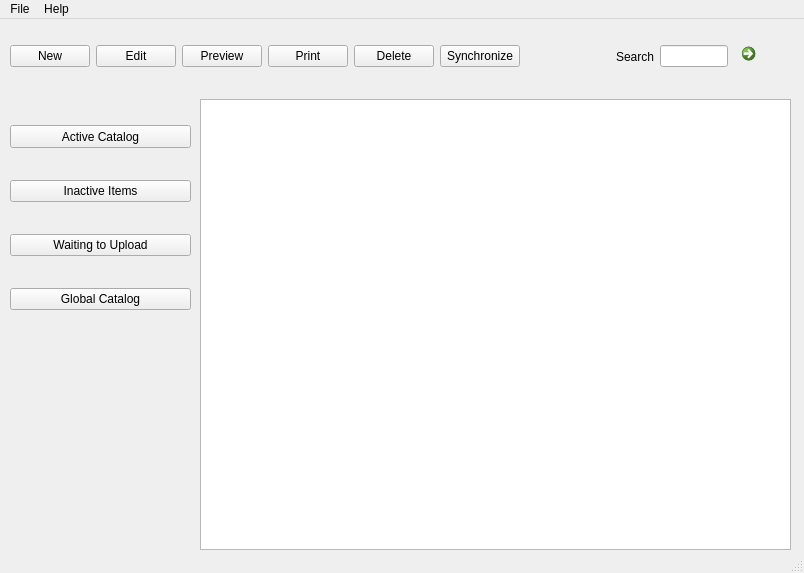
<?xml version="1.0" encoding="UTF-8"?>
<ui version="4.0">
 <class>HSMainWindow</class>
 <widget class="QMainWindow" name="HSMainWindow">
  <property name="geometry">
   <rect>
    <x>0</x>
    <y>0</y>
    <width>804</width>
    <height>573</height>
   </rect>
  </property>
  <property name="sizePolicy">
   <sizepolicy hsizetype="Fixed" vsizetype="Fixed">
    <horstretch>0</horstretch>
    <verstretch>0</verstretch>
   </sizepolicy>
  </property>
  <property name="mouseTracking">
   <bool>true</bool>
  </property>
  <property name="contextMenuPolicy">
   <enum>Qt::CustomContextMenu</enum>
  </property>
  <property name="windowTitle">
   <string>MainWindow</string>
  </property>
  <property name="tabShape">
   <enum>QTabWidget::Rounded</enum>
  </property>
  <property name="unifiedTitleAndToolBarOnMac">
   <bool>false</bool>
  </property>
  <widget class="QWidget" name="centralwidget">
   <property name="mouseTracking">
    <bool>true</bool>
   </property>
   <widget class="QWidget" name="verticalLayoutWidget">
    <property name="geometry">
     <rect>
      <x>10</x>
      <y>80</y>
      <width>181</width>
      <height>241</height>
     </rect>
    </property>
    <layout class="QVBoxLayout" name="verticalLayout">
     <item>
      <widget class="QPushButton" name="active_cat_button">
       <property name="sizePolicy">
        <sizepolicy hsizetype="Minimum" vsizetype="MinimumExpanding">
         <horstretch>0</horstretch>
         <verstretch>0</verstretch>
        </sizepolicy>
       </property>
       <property name="maximumSize">
        <size>
         <width>16777215</width>
         <height>23</height>
        </size>
       </property>
       <property name="text">
        <string>Active Catalog</string>
       </property>
       <property name="checkable">
        <bool>false</bool>
       </property>
       <attribute name="buttonGroup">
        <string notr="true">main_view_group</string>
       </attribute>
      </widget>
     </item>
     <item>
      <widget class="QPushButton" name="inactive_cat_button">
       <property name="text">
        <string>Inactive Items</string>
       </property>
       <attribute name="buttonGroup">
        <string notr="true">main_view_group</string>
       </attribute>
      </widget>
     </item>
     <item>
      <widget class="QPushButton" name="pend_upload_button">
       <property name="text">
        <string>Waiting to Upload</string>
       </property>
       <attribute name="buttonGroup">
        <string notr="true">main_view_group</string>
       </attribute>
      </widget>
     </item>
     <item>
      <widget class="QPushButton" name="global_button">
       <property name="text">
        <string>Global Catalog</string>
       </property>
       <attribute name="buttonGroup">
        <string notr="true">main_view_group</string>
       </attribute>
      </widget>
     </item>
    </layout>
   </widget>
   <widget class="QWidget" name="horizontalLayoutWidget">
    <property name="geometry">
     <rect>
      <x>10</x>
      <y>0</y>
      <width>892</width>
      <height>75</height>
     </rect>
    </property>
    <layout class="QHBoxLayout" name="horizontalLayout">
     <item>
      <widget class="QPushButton" name="newprod_button">
       <property name="sizePolicy">
        <sizepolicy hsizetype="Minimum" vsizetype="Fixed">
         <horstretch>0</horstretch>
         <verstretch>0</verstretch>
        </sizepolicy>
       </property>
       <property name="text">
        <string>New</string>
       </property>
      </widget>
     </item>
     <item>
      <widget class="QPushButton" name="edit_button">
       <property name="sizePolicy">
        <sizepolicy hsizetype="Minimum" vsizetype="Fixed">
         <horstretch>0</horstretch>
         <verstretch>0</verstretch>
        </sizepolicy>
       </property>
       <property name="text">
        <string>Edit</string>
       </property>
      </widget>
     </item>
     <item>
      <widget class="QPushButton" name="preview_button">
       <property name="sizePolicy">
        <sizepolicy hsizetype="Minimum" vsizetype="Fixed">
         <horstretch>0</horstretch>
         <verstretch>0</verstretch>
        </sizepolicy>
       </property>
       <property name="text">
        <string>Preview</string>
       </property>
      </widget>
     </item>
     <item>
      <widget class="QPushButton" name="print_button">
       <property name="sizePolicy">
        <sizepolicy hsizetype="Minimum" vsizetype="Fixed">
         <horstretch>0</horstretch>
         <verstretch>0</verstretch>
        </sizepolicy>
       </property>
       <property name="text">
        <string>Print</string>
       </property>
      </widget>
     </item>
     <item>
      <widget class="QPushButton" name="delete_button">
       <property name="sizePolicy">
        <sizepolicy hsizetype="Minimum" vsizetype="Fixed">
         <horstretch>0</horstretch>
         <verstretch>0</verstretch>
        </sizepolicy>
       </property>
       <property name="text">
        <string>Delete</string>
       </property>
      </widget>
     </item>
     <item>
      <widget class="QPushButton" name="synch_button">
       <property name="sizePolicy">
        <sizepolicy hsizetype="Minimum" vsizetype="Fixed">
         <horstretch>0</horstretch>
         <verstretch>0</verstretch>
        </sizepolicy>
       </property>
       <property name="text">
        <string>Synchronize</string>
       </property>
       <property name="icon">
        <iconset>
         <normaloff>2018-02-05 11_26_18-Turbo Lister.png</normaloff>2018-02-05 11_26_18-Turbo Lister.png</iconset>
       </property>
       <property name="iconSize">
        <size>
         <width>40</width>
         <height>40</height>
        </size>
       </property>
       <property name="flat">
        <bool>false</bool>
       </property>
      </widget>
     </item>
     <item>
      <spacer name="horizontalSpacer">
       <property name="orientation">
        <enum>Qt::Horizontal</enum>
       </property>
       <property name="sizeType">
        <enum>QSizePolicy::Fixed</enum>
       </property>
       <property name="sizeHint" stdset="0">
        <size>
         <width>90</width>
         <height>20</height>
        </size>
       </property>
      </spacer>
     </item>
     <item>
      <layout class="QHBoxLayout" name="horizontalLayout_4">
       <item>
        <widget class="QLabel" name="search_lbl">
         <property name="text">
          <string>Search</string>
         </property>
        </widget>
       </item>
       <item>
        <widget class="QLineEdit" name="search_box"/>
       </item>
       <item>
        <widget class="QCommandLinkButton" name="search_btn">
         <property name="sizePolicy">
          <sizepolicy hsizetype="Maximum" vsizetype="Fixed">
           <horstretch>0</horstretch>
           <verstretch>0</verstretch>
          </sizepolicy>
         </property>
         <property name="text">
          <string/>
         </property>
        </widget>
       </item>
      </layout>
     </item>
    </layout>
   </widget>
   <widget class="QTableView" name="catalog_table">
    <property name="geometry">
     <rect>
      <x>200</x>
      <y>80</y>
      <width>591</width>
      <height>451</height>
     </rect>
    </property>
    <property name="mouseTracking">
     <bool>true</bool>
    </property>
    <property name="contextMenuPolicy">
     <enum>Qt::CustomContextMenu</enum>
    </property>
    <property name="sortingEnabled">
     <bool>true</bool>
    </property>
    <attribute name="verticalHeaderVisible">
     <bool>false</bool>
    </attribute>
   </widget>
  </widget>
  <widget class="QMenuBar" name="menubar">
   <property name="geometry">
    <rect>
     <x>0</x>
     <y>0</y>
     <width>804</width>
     <height>21</height>
    </rect>
   </property>
   <widget class="QMenu" name="menuFile">
    <property name="title">
     <string>File</string>
    </property>
    <widget class="QMenu" name="menuNew">
     <property name="title">
      <string>New</string>
     </property>
     <addaction name="actionNewItem"/>
     <addaction name="actionTemplate"/>
    </widget>
    <widget class="QMenu" name="menuSynchronize">
     <property name="title">
      <string>Synchronize</string>
     </property>
     <addaction name="actionAll_Items"/>
     <addaction name="actionCheck_for_New_Items"/>
     <addaction name="actionUpload_Waiting_Items"/>
    </widget>
    <widget class="QMenu" name="menuLoad">
     <property name="title">
      <string>Load</string>
     </property>
     <addaction name="actionInventory_CSV"/>
    </widget>
    <widget class="QMenu" name="menuExport_CSV">
     <property name="title">
      <string>Export CSV</string>
     </property>
     <addaction name="actionActive_Catalog"/>
     <addaction name="actionInactive_Items"/>
     <addaction name="actionGlobal_Catalog"/>
    </widget>
    <addaction name="menuNew"/>
    <addaction name="menuLoad"/>
    <addaction name="menuExport_CSV"/>
    <addaction name="actionClose"/>
    <addaction name="separator"/>
    <addaction name="menuSynchronize"/>
   </widget>
   <widget class="QMenu" name="menuHelp">
    <property name="title">
     <string>Help</string>
    </property>
    <addaction name="actionN_A"/>
   </widget>
   <addaction name="menuFile"/>
   <addaction name="menuHelp"/>
  </widget>
  <widget class="QStatusBar" name="statusbar"/>
  <action name="actionNewItem">
   <property name="text">
    <string>Item</string>
   </property>
  </action>
  <action name="actionTemplate">
   <property name="text">
    <string>Template</string>
   </property>
  </action>
  <action name="actionClose">
   <property name="text">
    <string>Close</string>
   </property>
  </action>
  <action name="actionAll_Items">
   <property name="text">
    <string>All Items</string>
   </property>
  </action>
  <action name="actionCheck_for_New_Items">
   <property name="text">
    <string>Check for New Items</string>
   </property>
  </action>
  <action name="actionUpload_Waiting_Items">
   <property name="text">
    <string>Upload Waiting Items</string>
   </property>
  </action>
  <action name="actionN_A">
   <property name="text">
    <string>N/A</string>
   </property>
  </action>
  <action name="actionInventory_CSV">
   <property name="text">
    <string>Inventory CSV</string>
   </property>
  </action>
  <action name="actionActive_Catalog">
   <property name="text">
    <string>Active</string>
   </property>
  </action>
  <action name="actionInactive_Items">
   <property name="text">
    <string>Inactive</string>
   </property>
  </action>
  <action name="actionGlobal_Catalog">
   <property name="text">
    <string>Global Catalog</string>
   </property>
  </action>
 </widget>
 <resources/>
 <connections/>
 <buttongroups>
  <buttongroup name="main_view_group"/>
 </buttongroups>
</ui>
